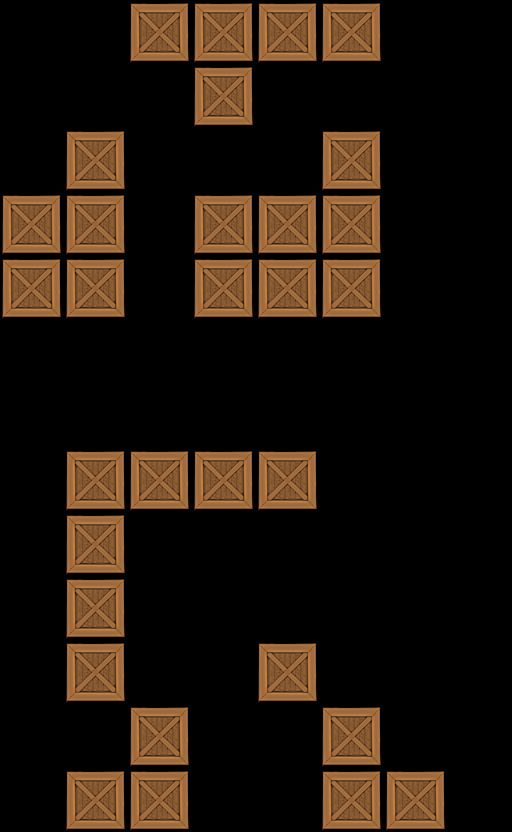

A 2D game scene composited from a Tiled map and its tileset images. What follows is a short description and the map's XML, with each tile layer's data collapsed to a summary:
An orthogonal 8x13 tile map with 64x64 px tiles, 1 tile layer (Tile Layer 1).

<map version="1.0" orientation="orthogonal" width="8" height="13" tilewidth="64" tileheight="64">
 <tileset firstgid="1" name="crate" tilewidth="64" tileheight="64">
  <image source="../../crate3.png" width="64" height="64" />
 </tileset>
 <layer name="Tile Layer 1" width="8" height="13">
  <data>[104 cells, 31 non-empty, 1 distinct tile ids]</data>
 </layer>
</map>
